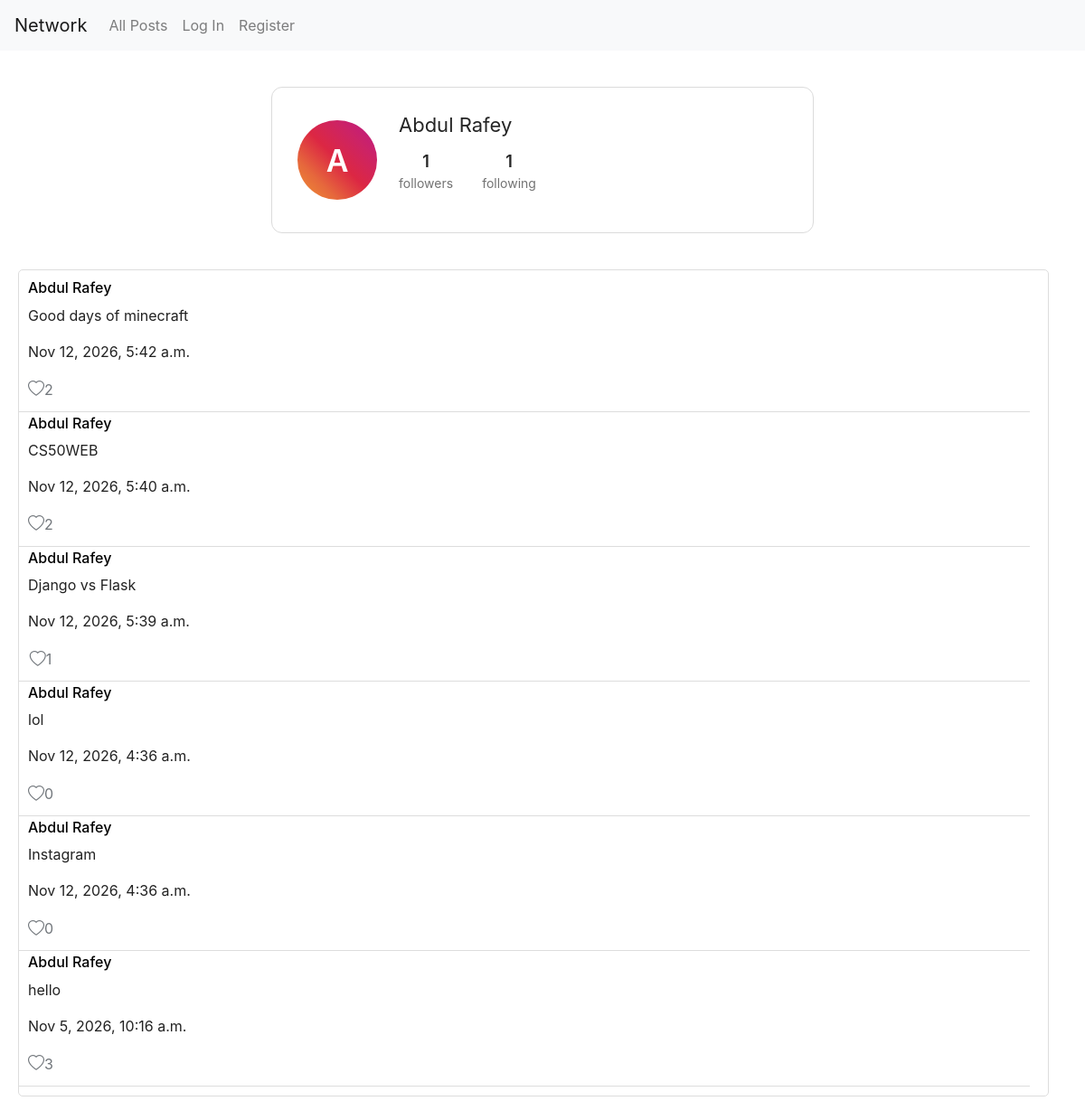
Page /page/1 on the committed database.
### network/models.py (models this page shows)
class User(AbstractUser):
    pass

class Posts(models.Model):
    user = models.ForeignKey(
    User,
    on_delete = models.CASCADE,
    related_name = "posts"
    )
    post = models.CharField(max_length= 200)
    created_at = models.DateTimeField(auto_now_add=True)

### network/views.py (the view)
# urls.py: path("page/<int:page_id>", views.profile, name="profile"),
def profile(request, page_id):
    profile_user = get_object_or_404(User, id=page_id)
    posts = Posts.objects.filter(user=profile_user)
    if request.user.is_authenticated:
        posts = posts.annotate(
            liked_by_user=Exists(
                Likes.objects.filter(
                    post=OuterRef("pk"),
                    liker=request.user
                )
            )
        )
    else:
        posts = posts.annotate(
            liked_by_user=Value(False, output_field=BooleanField())
        )
    posts = posts.order_by("-created_at")
    followed = False
    if request.user.is_authenticated:
        followed = Follow.objects.filter(
            follower=request.user,
            following=profile_user
        ).exists()
    return render(request, "network/page.html", {
        "profile_user": profile_user,
        "posts": posts,
        "followed": followed,
    })

### network/templates/network/page.html (shortened to what this page needs)
{% extends "network/layout.html" %}
{% load static %}
{% block body %}
<div class="profile-card">
    <div class="profile-header">
        <div class="profile-avatar">
            {{ profile_user.username|slice:":1"|upper }}
        </div>
        <div class="profile-details">
            <h3 class="username">{{ profile_user.username }}</h3>
            <div class="profile-stats">
                <div class="stat">
                    <span id="followers-count" class="stat-number">
                        {{ profile_user.followers.count }}
                    </span>
                    <span class="stat-label">followers</span>
                </div>
                <div class="stat">
                    <span id="following-count" class="stat-number">
                        {{ profile_user.following.count }}
                    </span>
                    <span class="stat-label">following</span>
                </div>
            </div>
        </div>
    </div>
</div>
     <div class="posts">
    {% for post in posts %}
    <div class="post-container" data-post-id="{{ post.id }}">
        <a href="{% url 'profile' post.user.id %}" style="color:black;">
            <h6>{{ post.user }}</h6>
        </a>
        <p class="post-content">{{ post.post }}</p>
        <p class="line">
            {{ post.created_at|date:"M j, Y, g:i a" }}
        </p>
        <button
    class="like-button {{ post.liked_by_user|yesno:'liked,' }}"
    data-post-id="{{ post.id }}"
>
    <i class="bi {{ post.liked_by_user|yesno:'bi-heart-fill,bi-heart' }}"></i>
    <span class="like-count" data-post-id="{{ post.id }}">
        {{ post.likes.count }}
    </span>
</button>
        <div class="divider"></div>
    </div>
    {% endfor %}
</div>
{% endblock %}

### network/static/network/styles.css (style rules this page uses)
.posts { display: flex; flex-direction: column; align-items: stretch; gap: 3px; width: 95%; box-sizing: border-box; margin-bottom: 5px; margin-left: 20px; margin-top: 5px; padding: 10px; background-color: #fff; color: #222; border: 1px solid #ddd; border-radius: 5px; }
.divider { width: 100%; height: 1px; margin-top: 10px; margin-left: -10px; background-color: #ddd; }
.like-button { width: 28px; height: 28px; padding: 0; margin: 0; border: none; background: transparent; color: #71767b; cursor: pointer; display: inline-flex; align-items: center; justify-content: center; line-height: 1; border-radius: 50%; outline: none; }
.like-button i { font-size: 18px; transition: color 0.15s ease, transform 0.18s cubic-bezier(0.34, 1.56, 0.64, 1); }
.username { margin: 30px; }
.profile-card { max-width: 600px; margin: 40px auto; padding: 28px; background: #ffffff; border: 1px solid #dbdbdb; border-radius: 12px; font-family: -apple-system, BlinkMacSystemFont, "Segoe UI", Roboto, Helvetica, Arial, sans-serif; }
.profile-header { display: flex; align-items: center; gap: 24px; }
.profile-avatar { width: 88px; height: 88px; border-radius: 50%; background: linear-gradient(45deg, #f09433, #e6683c, #dc2743, #cc2366, #bc1888); color: #ffffff; display: flex; align-items: center; justify-content: center; font-size: 34px; font-weight: 600; flex-shrink: 0; }
.profile-details { flex: 1; }
.username { margin: 0 0 14px; font-size: 22px; font-weight: 400; color: #262626; }
.profile-stats { display: flex; gap: 32px; margin-bottom: 16px; }
.stat { display: flex; flex-direction: column; align-items: center; }
.stat-number { font-size: 18px; font-weight: 600; color: #262626; }
.stat-label { font-size: 14px; color: #737373; }

### rows in the picture
User: username "A", username "Abdul Rafey", followers.count "1", following.count "1"
Posts: user "Abdul Rafey", post "Good days of minecraft", created_at "Nov 12, 2026, 5:42 a.m.", likes.count "2"
Posts: user "Abdul Rafey", post "CS50WEB", created_at "Nov 12, 2026, 5:40 a.m.", likes.count "2"
Posts: user "Abdul Rafey", post "Django vs Flask", created_at "Nov 12, 2026, 5:39 a.m.", likes.count "1"
Posts: user "Abdul Rafey", post "lol", created_at "Nov 12, 2026, 4:36 a.m.", likes.count "0"
Posts: user "Abdul Rafey", post "Instagram", created_at "Nov 12, 2026, 4:36 a.m.", likes.count "0"
Posts: user "Abdul Rafey", post "hello", created_at "Nov 5, 2026, 10:16 a.m.", likes.count "3"
